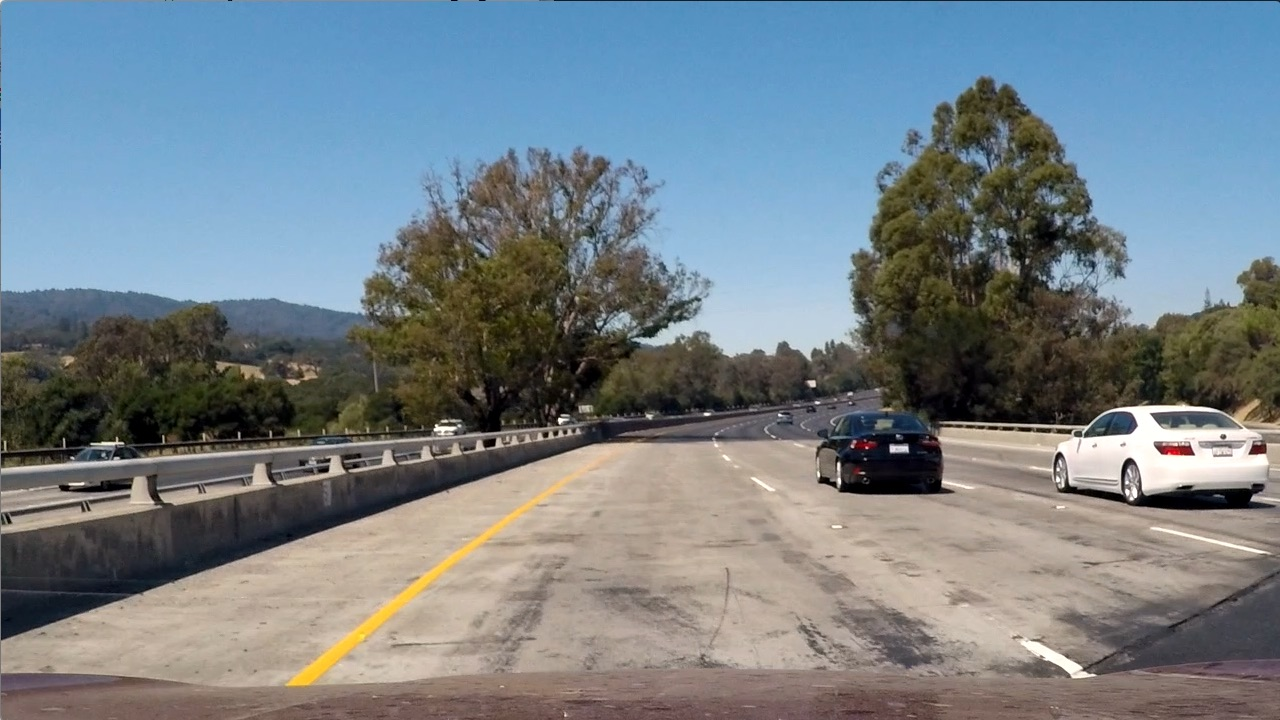
#> input picture Part1/Computer-Vision/Lesson09_Vehicle-Detection/test_images/test1.jpg, 1280 x 720 px
$ python binary_image.py   (older library calls are emulated)
#> lines starting #> are read from the running program, lines starting #| are printed output that depends on the picture; after the words box and inside, x2 and y2 are one past the last pixel; in counts of white or black regions, pixels touching at a corner belong together
### Part1/Computer-Vision/Lesson04_Advanced_Lane_Finding_Project/calibration.py
import glob
import cv2
import numpy as np
import pickle
import matplotlib.pyplot as plt

# [33 lines left out: function gene_pkl, not called in this run]


def calibrate(img):
    ''' 读取RGB图片，返回相机矫正后的RGB图片 '''

    # img = cv2.cvtColor(img, cv2.COLOR_BGR2RGB)

    with open('IGNORE/output_images/calibration.pkl', 'rb') as f:
        cal = pickle.load(f)

    mtx = cal["mtx"]
    dist = cal["dist"]

    dst = cv2.undistort(img,mtx,dist,None,mtx)

    if __name__ == "__main__":
        # 返回f,两个对象（存放图片）
        f,(row_img, cal_img)=plt.subplots(1, 2)
        f.tight_layout()

        row_img.set_title("row img")
        row_img.imshow(img)
        cal_img.set_title("cal img")
        cal_img.imshow(dst)
        plt.show()

    return dst

# [9 lines that do not run on import are left out]
    #gene_pkl()

### Part1/Computer-Vision/Lesson04_Advanced_Lane_Finding_Project/binary_image.py
from IPython.core.pylabtools import figsize

import cv2
import numpy as np
import matplotlib.pyplot as plt
import glob

print_img = True

# x,y方向上的梯度
print_sobel = False
# 纯度与亮度梯度
print_color_and_grad = False
# 打印结果
print_binary_result = False


def abs_sobel_thresh(img, orient='x', thresh=(0, 255)):
    '''传入RGB 返回x/y方向的梯度'''
    gray = cv2.cvtColor(img, cv2.COLOR_RGB2GRAY)
    if orient == 'x':
        sobel = cv2.Sobel(gray, cv2.CV_64F, dx=1, dy=0)
    else:
        sobel = cv2.Sobel(gray, cv2.CV_64F, dx=0, dy=1)

    sobel = np.abs(sobel)
    sobel = np.uint8(sobel * 255 / np.max(sobel))

    binary = np.zeros_like(sobel)
    binary[(sobel >= thresh[0]) & (sobel <= thresh[1])] = 1

    if print_sobel == True:
        f, (pic1, pic2) = plt.subplots(1, 2)

        pic1.set_title("raw")
        pic1.imshow(img)

        pic2.set_title(f'after abs_sobel_thresh {orient}')
        pic2.imshow(binary)

        plt.show()

    return np.copy(binary)


def mag_thresh(img, ksize=3, thresh=(0, 255)):
    '''传入RGB 计算图像梯度值 '''
    gray = cv2.cvtColor(img, cv2.COLOR_RGB2GRAY)

    sobelx = cv2.Sobel(gray, cv2.CV_64F, dx=1, dy=0, ksize=ksize)
    sobely = cv2.Sobel(gray, cv2.CV_64F, dx=0, dy=1, ksize=ksize)

    mag = np.sqrt(sobelx ** 2 + sobely ** 2)
    abs_mag = np.uint8(mag * 255 / np.max(mag))

    binary = np.zeros_like(abs_mag)
    binary[(abs_mag >= thresh[0]) & (abs_mag <= thresh[1])] = 1

    if print_img == False:
        f, (pic1, pic2) = plt.subplots(1, 2)
        pic1.set_title('raw')
        pic1.imshow(img)
        pic2.set_title('after mag_thresh')
        pic2.imshow(binary)
        plt.show()

    return binary


def dir_thresh(img, sobel_size=3, thresh=(0, np.pi / 2)):
    '''传入RGB 返回梯度方向夹角'''
    gray = cv2.cvtColor(img, cv2.COLOR_RGB2GRAY)
    kernel_sobel_x = cv2.Sobel(gray, cv2.CV_64F, dx=1, dy=0, ksize=sobel_size)
    kernel_sobel_y = cv2.Sobel(gray, cv2.CV_64F, dx=0, dy=1, ksize=sobel_size)

    angle = np.arctan2(np.abs(kernel_sobel_y), np.abs(kernel_sobel_x))

    binary = np.zeros_like(angle)
    binary[(angle >= thresh[0]) & (angle <= thresh[1])] = 1

    if print_img == False:
        f, (pic_1, pic_2) = plt.subplots(1, 2)

        pic_1.set_title('raw')
        pic_1.imshow(img)
        pic_2.set_title('after dir_thresh')
        pic_2.imshow(binary)
        plt.show()

    return binary


def region_mask(img):
    mask = np.zeros_like(img)

    hood = 20

    vertices = np.array([[(0, img.shape[0] - hood),
                          (int(img.shape[1] * 2 / 5), int((img.shape[0] - hood) * 3 / 5)),
                          (int(img.shape[1] * 3 / 5), int((img.shape[0] - hood) * 3 / 5)),
                          (img.shape[1], img.shape[0])]])
    intrest = 255

    cv2.fillPoly(mask, vertices, intrest)

    img = cv2.bitwise_and(img, mask)

    # plt.imshow(img)
    # plt.show()

    return img


use_s_channel_grad = True
if use_s_channel_grad == False:

    # [35 lines left out: function color_and_gradient, not called in this run]
else:
    def color_and_gradient(img, s_thresh=(170, 255), sx_thresh=(20, 100), s_channel_grad_thresh=(15, 100)):
        ''' 传入RGB 返回纯度与l，s梯度阈值 '''

        hls_img = cv2.cvtColor(img, cv2.COLOR_RGB2HLS)

        h_channel = hls_img[:, :, 0]
        l_channel = hls_img[:, :, 1]
        s_channel = hls_img[:, :, 2]

        l_threshed = np.copy(l_channel)
        l_threshed[l_channel < 200] = 0

        # # 创建子图
        # f, ((pic_1, pic_2), (pic_3, pic_4)) = plt.subplots(2, 2, figsize=(10, 8))
        # f.tight_layout()
        #
        # # 显示H通道（调整至0-255范围）
        # pic_1.set_title("H Channel")
        # pic_1.imshow(h_channel, cmap='gray', vmin=0, vmax=180)  # 显式指定数值范围
        #
        # # 显示L通道
        # pic_2.set_title("L Channel")
        # pic_2.imshow(l_threshed, cmap='gray')
        #
        # # 显示S通道
        # pic_3.set_title("S Channel")
        # pic_3.imshow(s_channel, cmap='gray')
        #
        # # 显示原始RGB图像（或转换HLS回RGB）
        # pic_4.set_title("Original RGB")
        # pic_4.imshow(img)  # 建议显示原始输入
        #
        # plt.show()

        # l通道检测水平方向梯度
        sobelx = cv2.Sobel(l_threshed, cv2.CV_64F, dx=1, dy=0)
        abs_sobelx = np.abs(sobelx)
        scaled_sobelx = np.uint8(abs_sobelx * 255 / np.max(abs_sobelx))

        l_channel_in_x_binary = np.zeros_like(scaled_sobelx)
        l_channel_in_x_binary[(scaled_sobelx >= sx_thresh[0]) & (scaled_sobelx <= sx_thresh[1])] = 1

        # s通道x方向的梯度
        s_channel_in_x_grad = np.abs(cv2.Sobel(s_channel, cv2.CV_64F, dx=1, dy=0))
        scaled_s_channel_in_x_grad = np.uint8(s_channel_in_x_grad * 255 / np.max(abs_sobelx))
        s_channel_in_x_binary = np.zeros_like(scaled_s_channel_in_x_grad)
        s_channel_in_x_binary[(scaled_s_channel_in_x_grad >= s_channel_grad_thresh[0]) & (
                scaled_s_channel_in_x_grad <= s_channel_grad_thresh[1])] = 1

        # s通道检测颜色纯度
        s_binary = np.zeros_like(s_channel)
        s_binary[(s_channel >= s_thresh[0]) & (s_channel <= s_thresh[1])] = 1

        # 返回二值图片
        combined = np.zeros_like(s_channel)
        combined[(l_channel_in_x_binary == 1) | (s_binary == 1) | (s_channel_in_x_binary == 1)] = 1
        # combined = np.dstack((np.zeros_like(l_channel_in_x_binary), l_channel_in_x_binary, s_binary)) * 255

        if print_color_and_grad == True:
            f, ((pic1, pic2), (pic3, pic4)) = plt.subplots(2, 2, figsize=(24, 9))
            f.tight_layout()
            pic1.set_title('combined')
            pic1.imshow(combined)
            pic2.set_title('l channel')
            pic2.imshow(l_channel_in_x_binary)
            pic3.set_title('s channel')
            pic3.imshow(s_binary)
            plt.show()

        return combined


def binary_process_pipeline(img):
    '''处理为二值图像'''

    # [17 lines of commented-out code are left out]
    sobelx = abs_sobel_thresh(np.copy(img), orient='x', thresh=(20, 100))
    sobely = abs_sobel_thresh(np.copy(img), orient="y", thresh=(20, 100))
    dir_binary = dir_thresh(np.copy(img), sobel_size=3, thresh=(0.7, 1.3))
    mag_binary = mag_thresh(np.copy(img), ksize=3, thresh=(30, 100))

    # 纯度处理
    color_binary = color_and_gradient(np.copy(img))

    # 结合
    combined = np.zeros_like(mag_binary)

    temp_sobx_soby = np.zeros_like(combined)
    temp_dir_mag = np.zeros_like(combined)

    temp_sobx_soby[(sobelx == 1) & (sobely == 1)] = 1
    temp_dir_mag[(dir_binary == 1) & (mag_binary == 1)] = 1

    combined[(temp_sobx_soby == 1) | (temp_dir_mag == 1) | (color_binary == 1)] = 1

    combined = region_mask(combined)

    if print_binary_result == True:
        f, ((pic_1, pic_2), (pic_3, pic_4)) = plt.subplots(2, 2)
        f.tight_layout()
        pic_1.set_title("color_binary")
        pic_1.imshow(color_binary)

        pic_2.set_title("sobx_soby")
        pic_2.imshow(temp_sobx_soby, cmap='gray')

        pic_3.set_title("dir_mag")
        pic_3.imshow(temp_dir_mag, cmap="gray")

        pic_4.set_title("combined")
        pic_4.imshow(combined, cmap="gray")
        plt.show()

    return combined


def gaussian_blur(img, kerner_size=9):
    return cv2.GaussianBlur(img, (kerner_size, kerner_size), 0)


if __name__ == "__main__":
    from calibration import calibrate

    path = "IGNORE/test_images/*.jpg"

    images = glob.glob(path)

    for img_path in images:
        img = cv2.imread(img_path)
#> img is the input picture: shape (720, 1280, 3); mean B, G, R 135.5, 128.7, 117.5
        img = cv2.cvtColor(img, cv2.COLOR_BGR2RGB)
        img = calibrate(img)  # 返回矫正后的RGB图片
#> (reads Part1/Computer-Vision/Lesson01_Camera_Calibration/calibration.pkl from the repository)

        img_without_gaus = binary_process_pipeline(img)
#> in binary_process_pipeline, `sobelx = abs_sobel_thresh(np.copy(img), orient='x', thresh=(20, 100))`:
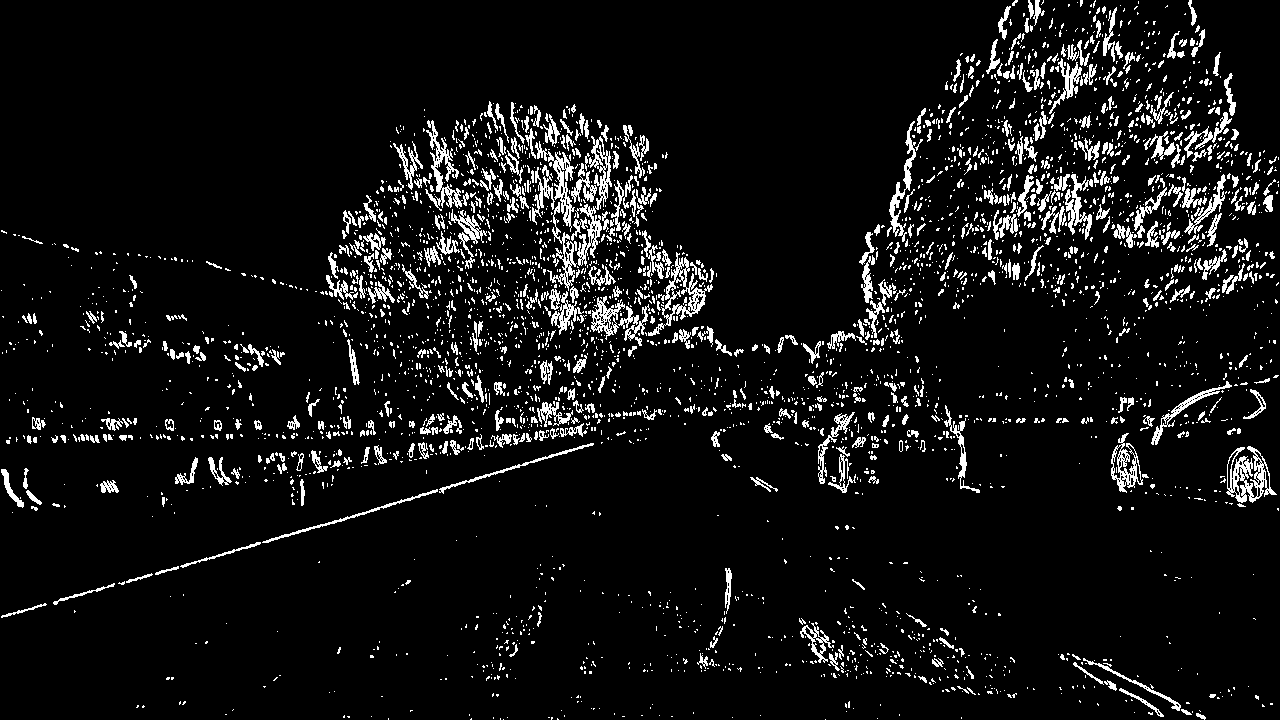
#> sobelx: shape (720, 1280); values 0 (black) and 1 (white), 7.2% white in thin lines or dots
#> in color_and_gradient, `h_channel = hls_img[:, :, 0]`:
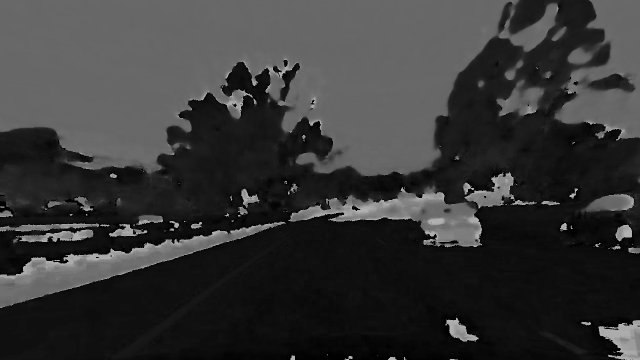
#> h_channel: shape (720, 1280) (shown at 1/2 size); min 0, max 180, mean 53.8
#> in color_and_gradient, `s_channel = hls_img[:, :, 2]`:
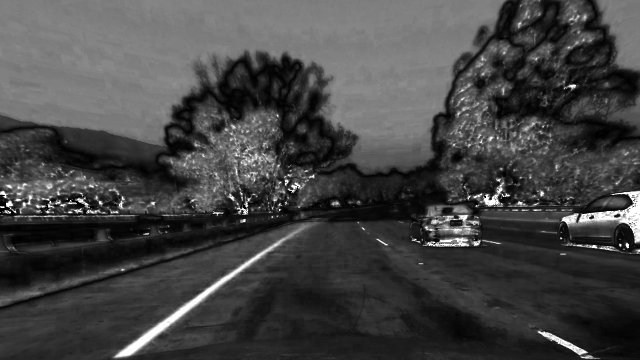
#> s_channel: shape (720, 1280) (shown at 1/2 size); min 0, max 255, mean 68.1
#> img_without_gaus: shape (720, 1280); values 0 (black) and 1 (white), 1.6% white; 927 white regions (873 under 20 px), largest, box (x1, y1, x2, y2) and area: (235, 474, 575, 705) 7231, (1056, 648, 1190, 719) 1958, (820, 469, 892, 494) 564
        raw_img = gaussian_blur(img)
#> in gaussian_blur, `return cv2.GaussianBlur(img, (kerner_size, kerner_size), 0)`:
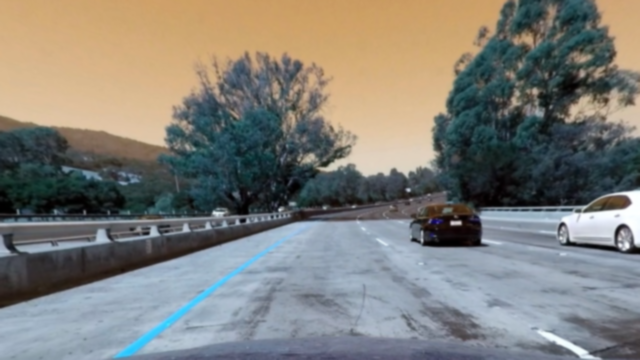
#> returned value: shape (720, 1280, 3) (shown at 1/2 size); mean of channels 0, 1, 2 120.7, 126.4, 127.5; drawn as B, G, R
        img = binary_process_pipeline(img)
#> pass 2 of the loop `for img_path in images:`:
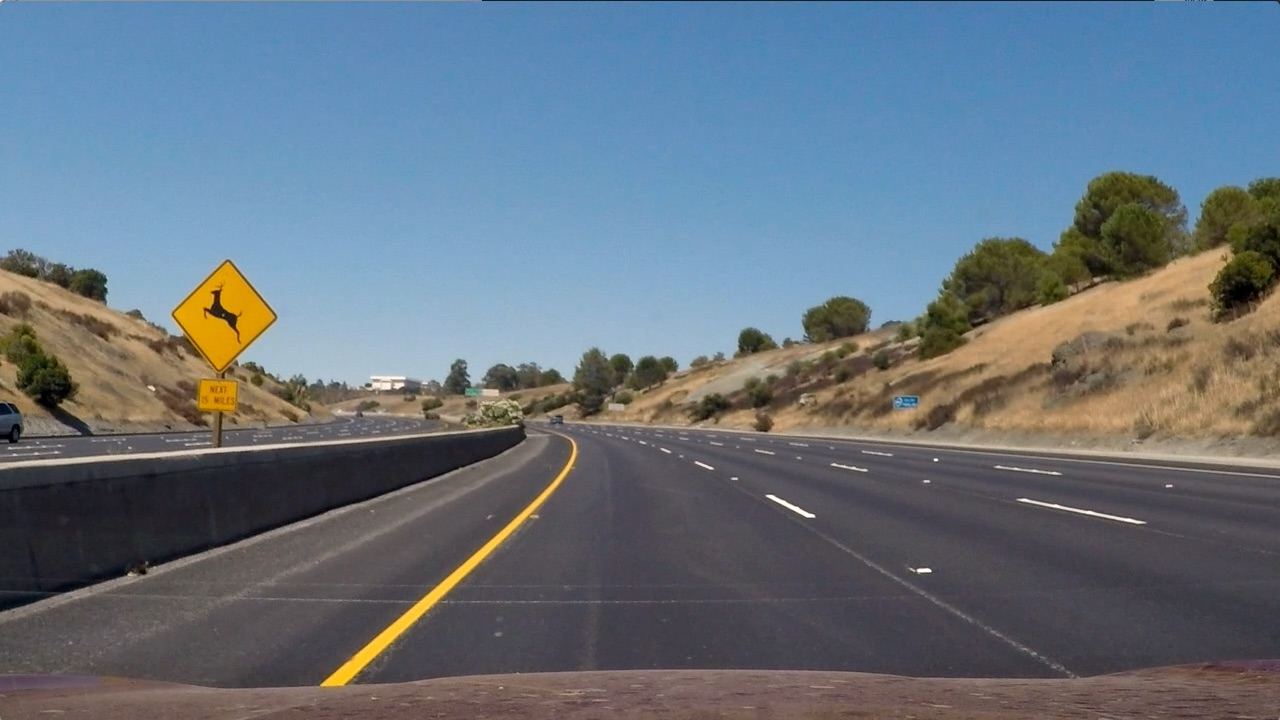
#> input picture Part1/Computer-Vision/Lesson09_Vehicle-Detection/test_images/test2.jpg, 1280 x 720 px
#> img is the input picture: shape (720, 1280, 3); mean B, G, R 125.5, 114.6, 102.8
#> in binary_process_pipeline (call 3), `sobelx = abs_sobel_thresh(np.copy(img), orient='x', thresh=(20, 100))`:
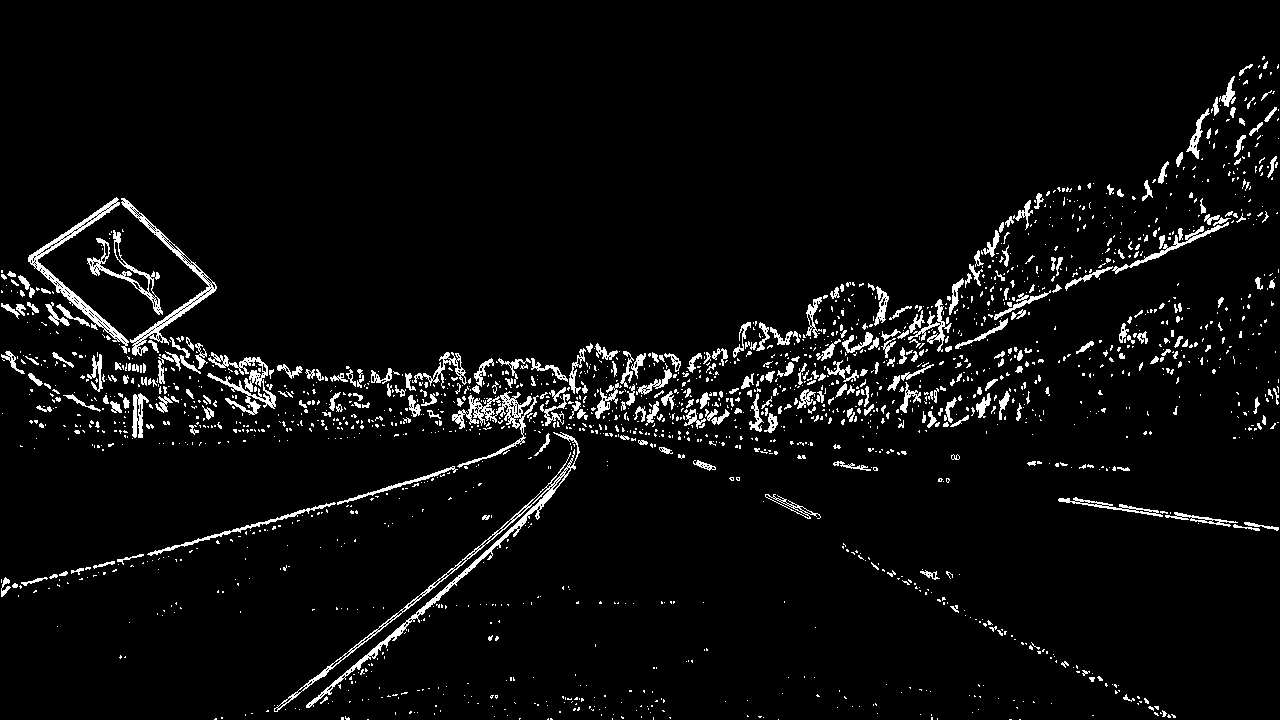
#> sobelx: shape (720, 1280); values 0 (black) and 1 (white), 4.6% white in thin lines or dots
#> in binary_process_pipeline (call 3), `mag_binary = mag_thresh(np.copy(img), ksize=3, thresh=(30, 100))`:
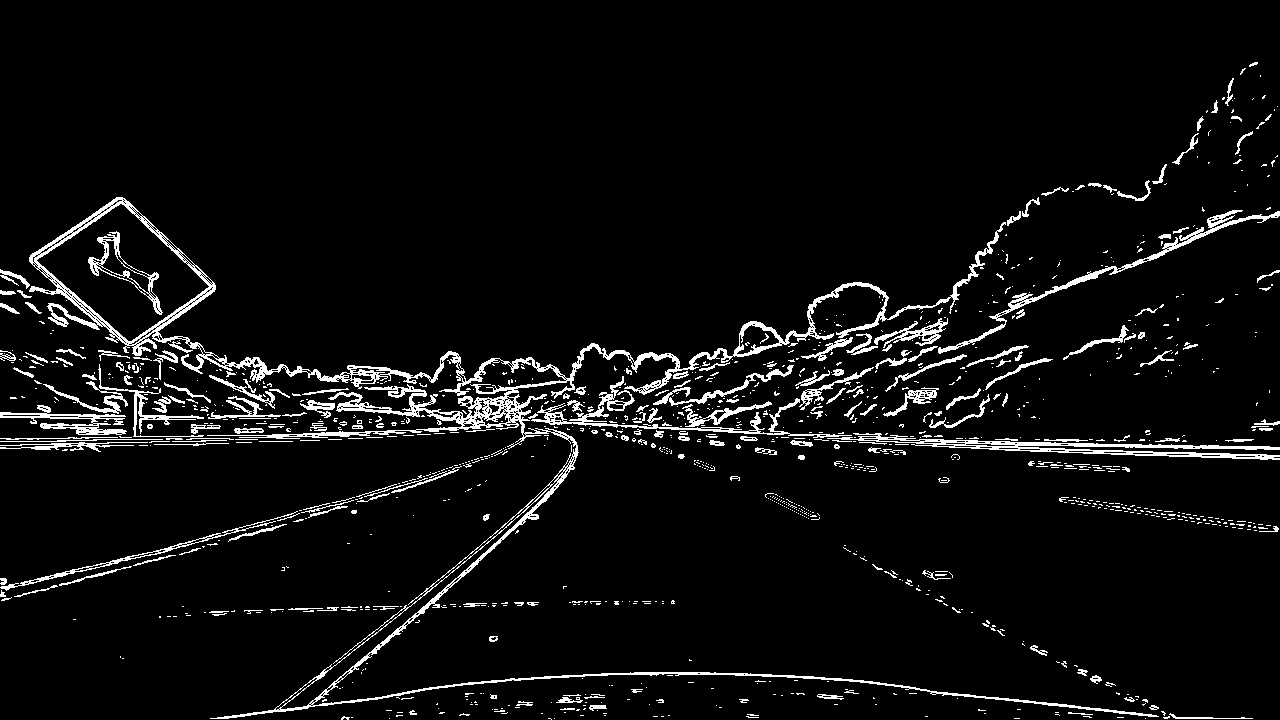
#> mag_binary: shape (720, 1280); values 0 (black) and 1 (white), 5.4% white in thin lines or dots

        # [13 lines of commented-out code are left out]
